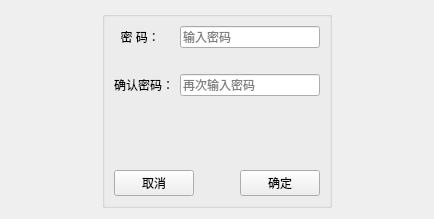
<?xml version="1.0" encoding="UTF-8"?>
<ui version="4.0">
 <class>upPass</class>
 <widget class="QWidget" name="upPass">
  <property name="geometry">
   <rect>
    <x>0</x>
    <y>0</y>
    <width>434</width>
    <height>219</height>
   </rect>
  </property>
  <property name="windowTitle">
   <string>密码修改</string>
  </property>
  <layout class="QHBoxLayout" name="horizontalLayout_2">
   <item>
    <spacer name="horizontalSpacer_3">
     <property name="orientation">
      <enum>Qt::Horizontal</enum>
     </property>
     <property name="sizeHint" stdset="0">
      <size>
       <width>57</width>
       <height>20</height>
      </size>
     </property>
    </spacer>
   </item>
   <item>
    <widget class="QGroupBox" name="groupBox">
     <property name="title">
      <string/>
     </property>
     <layout class="QVBoxLayout" name="verticalLayout_2">
      <item>
       <layout class="QGridLayout" name="gridLayout">
        <item row="0" column="1">
         <widget class="QLineEdit" name="lineEdit">
          <property name="echoMode">
           <enum>QLineEdit::Password</enum>
          </property>
          <property name="placeholderText">
           <string>输入密码</string>
          </property>
         </widget>
        </item>
        <item row="1" column="1">
         <widget class="QLabel" name="label_3">
          <property name="text">
           <string/>
          </property>
         </widget>
        </item>
        <item row="2" column="0">
         <widget class="QLabel" name="label_2">
          <property name="text">
           <string>确认密码：</string>
          </property>
         </widget>
        </item>
        <item row="2" column="1">
         <widget class="QLineEdit" name="lineEdit_2">
          <property name="echoMode">
           <enum>QLineEdit::Password</enum>
          </property>
          <property name="placeholderText">
           <string>再次输入密码</string>
          </property>
         </widget>
        </item>
        <item row="0" column="0">
         <widget class="QLabel" name="label">
          <property name="text">
           <string>  密 码：</string>
          </property>
         </widget>
        </item>
       </layout>
      </item>
      <item>
       <spacer name="verticalSpacer">
        <property name="orientation">
         <enum>Qt::Vertical</enum>
        </property>
        <property name="sizeHint" stdset="0">
         <size>
          <width>20</width>
          <height>40</height>
         </size>
        </property>
       </spacer>
      </item>
      <item>
       <layout class="QHBoxLayout" name="horizontalLayout">
        <item>
         <widget class="QPushButton" name="pushButton_2">
          <property name="text">
           <string>取消</string>
          </property>
         </widget>
        </item>
        <item>
         <spacer name="horizontalSpacer">
          <property name="orientation">
           <enum>Qt::Horizontal</enum>
          </property>
          <property name="sizeHint" stdset="0">
           <size>
            <width>40</width>
            <height>20</height>
           </size>
          </property>
         </spacer>
        </item>
        <item>
         <widget class="QPushButton" name="pushButton">
          <property name="text">
           <string>确定</string>
          </property>
         </widget>
        </item>
       </layout>
      </item>
     </layout>
    </widget>
   </item>
   <item>
    <spacer name="horizontalSpacer_2">
     <property name="orientation">
      <enum>Qt::Horizontal</enum>
     </property>
     <property name="sizeHint" stdset="0">
      <size>
       <width>56</width>
       <height>20</height>
      </size>
     </property>
    </spacer>
   </item>
  </layout>
 </widget>
 <resources/>
 <connections/>
</ui>
